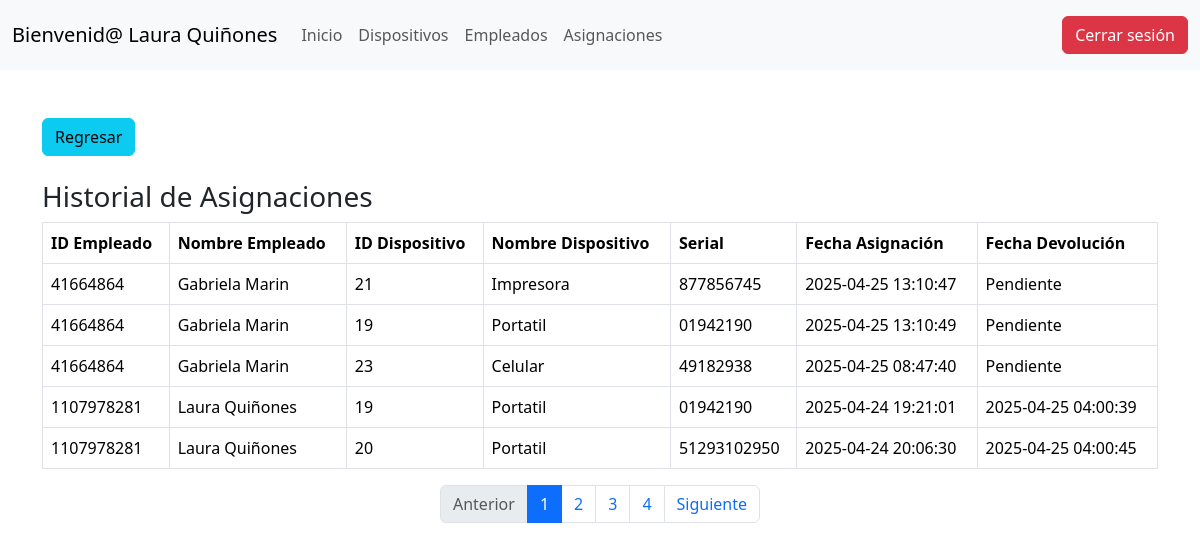
Page /admin/historial.php (signed in) on the committed database.
### tables this page shows
CREATE TABLE `usuarios` (
  `id` int(11) NOT NULL,
  `nombres` varchar(100) NOT NULL,
  `correo` varchar(100) NOT NULL,
  `contrasena` varchar(255) NOT NULL,
  `id_rol` int(3) NOT NULL,
  `nit` int(50) DEFAULT NULL
);

CREATE TABLE `asignaciones` (
  `id` int(11) NOT NULL,
  `dispositivo_id` int(11) NOT NULL,
  `id_empleado` int(11) NOT NULL,
  `fecha_asignacion` datetime DEFAULT NULL,
  `fecha_devolucion` datetime DEFAULT NULL
);

CREATE TABLE `dispositivos` (
  `id` int(11) NOT NULL,
  `nombre` varchar(100) NOT NULL,
  `marca` varchar(50) DEFAULT NULL,
  `modelo` varchar(50) DEFAULT NULL,
  `serial` varchar(100) DEFAULT NULL,
  `id_estado` int(3) DEFAULT NULL,
  `fecha_registro` date DEFAULT curdate(),
  `codigo_barra` varchar(100) NOT NULL,
  `nit` int(50) NOT NULL
);

### admin/historial.php (the view, shortened to what this page needs)
<?php
$conex = new database();
$con = $conex->connect();
$id = $_SESSION['doc'];
$nit_empresa = $_SESSION['nit_'];
$sql = $con->prepare("SELECT * FROM usuarios WHERE id = ?");
$sql->execute([$id]);
$user = $sql->fetch(PDO::FETCH_ASSOC);
$registrosPorPagina = 5;
$paginaActual = isset($_GET['pagina']) ? (int)$_GET['pagina'] : 1;
$offset = ($paginaActual - 1) * $registrosPorPagina;
$sqlTotal = $con->prepare("SELECT COUNT(*) FROM asignaciones a INNER JOIN usuarios u ON u.id = a.id_empleado WHERE u.nit = ?");
$sqlTotal->execute([$nit_empresa]);
$totalRegistros = $sqlTotal->fetchColumn();
$totalPaginas = ceil($totalRegistros / $registrosPorPagina);
$sqlHistorial = $con->prepare("
  SELECT
    u.id AS id_empleado,
    u.nombres AS nombre_empleado,
    d.id AS id_dispositivo,
    d.nombre AS nombre_dispositivo,
    d.serial,
    a.fecha_asignacion,
    a.fecha_devolucion
  FROM usuarios u
  INNER JOIN asignaciones a ON u.id = a.id_empleado
  INNER JOIN dispositivos d ON a.dispositivo_id = d.id
  WHERE u.nit = ?
  LIMIT ? OFFSET ?
");
$sqlHistorial->bindParam(1, $nit_empresa, PDO::PARAM_STR);
$sqlHistorial->bindParam(2, $registrosPorPagina, PDO::PARAM_INT);
$sqlHistorial->bindParam(3, $offset, PDO::PARAM_INT);
$sqlHistorial->execute();
$historial = $sqlHistorial->fetchAll(PDO::FETCH_ASSOC);
?>
<!DOCTYPE html>
<html lang="es">
<head>
  <link href="https://cdn.jsdelivr.net/npm/bootstrap@5.3.5/dist/css/bootstrap.min.css" rel="stylesheet">
</head>
<body>
<nav class="navbar navbar-expand-lg bg-body-tertiary">
  <div class="container-fluid">
    <a class="navbar-brand" href="#">Bienvenid@ <?php echo $user['nombres'] ?></a>
    <div class="collapse navbar-collapse" id="navbarText">
      <ul class="navbar-nav me-auto mb-2 mb-lg-0">
        <li class="nav-item"><a class="nav-link" href="index.php">Inicio</a></li>
        <li class="nav-item"><a class="nav-link" href="dispositivos.php">Dispositivos</a></li>
        <li class="nav-item"><a class="nav-link" href="empleados.php">Empleados</a></li>
        <li class="nav-item"><a class="nav-link" href="asignaciones.php">Asignaciones</a></li>
      </ul>
      <span class="navbar-text">
        <a href="../includes/exit.php"><button class="btn btn-danger">Cerrar sesión</button></a>
      </span>
    </div>
  </div>
</nav>
<div class="container my-5">
  <a href="asignaciones.php"><button class="btn btn-info mb-4">Regresar</button></a>
  <h3>Historial de Asignaciones</h3>
  <table class="table table-bordered">
    <thead>
      <tr>
        <th>ID Empleado</th>
        <th>Nombre Empleado</th>
        <th>ID Dispositivo</th>
        <th>Nombre Dispositivo</th>
        <th>Serial</th>
        <th>Fecha Asignación</th>
        <th>Fecha Devolución</th>
      </tr>
    </thead>
    <tbody>
      <?php foreach ($historial as $asignacion) { ?>
        <tr>
          <td><?php echo $asignacion['id_empleado']; ?></td>
          <td><?php echo $asignacion['nombre_empleado']; ?></td>
          <td><?php echo $asignacion['id_dispositivo']; ?></td>
          <td><?php echo $asignacion['nombre_dispositivo']; ?></td>
          <td><?php echo $asignacion['serial']; ?></td>
          <td><?php echo $asignacion['fecha_asignacion']; ?></td>
          <td><?php echo $asignacion['fecha_devolucion'] ? $asignacion['fecha_devolucion'] : 'Pendiente'; ?></td>
        </tr>
      <?php } ?>
    </tbody>
  </table>
  <nav>
  <ul class="pagination justify-content-center">
    <li class="page-item <?php echo ($paginaActual == 1) ? 'disabled' : ''; ?>">
      <a class="page-link" href="?pagina=<?php echo $paginaActual - 1; ?>">Anterior</a>
    </li>
    <?php for ($i = 1; $i <= $totalPaginas; $i++): ?>
      <li class="page-item <?php echo ($i === $paginaActual) ? 'active' : ''; ?>">
        <a class="page-link" href="?pagina=<?php echo $i; ?>"><?php echo $i; ?></a>
      </li>
    <?php endfor; ?>
    <li class="page-item <?php echo ($paginaActual == $totalPaginas) ? 'disabled' : ''; ?>">
      <a class="page-link" href="?pagina=<?php echo $paginaActual + 1; ?>">Siguiente</a>
    </li>
  </ul>
</nav>
</div>
</body>
</html>

### rows in the picture
usuarios: nombres "Laura Quiñones"
asignaciones: id_empleado "41664864", id_empleado.nombres "Gabriela Marin", dispositivo "21", dispositivo.nombre "Impresora", dispositivo.serial "877856745", fecha_asignacion "2025-04-25 13:10:47", shows "Pendiente"
asignaciones: id_empleado "41664864", id_empleado.nombres "Gabriela Marin", dispositivo "19", dispositivo.nombre "Portatil", dispositivo.serial "01942190", fecha_asignacion "2025-04-25 13:10:49", shows "Pendiente"
asignaciones: id_empleado "41664864", id_empleado.nombres "Gabriela Marin", dispositivo "23", dispositivo.nombre "Celular", dispositivo.serial "49182938", fecha_asignacion "2025-04-25 08:47:40", shows "Pendiente"
asignaciones: id_empleado "1107978281", id_empleado.nombres "Laura Quiñones", dispositivo "19", dispositivo.nombre "Portatil", dispositivo.serial "01942190", fecha_asignacion "2025-04-24 19:21:01", fecha_devolucion "2025-04-25 04:00:39"
asignaciones: id_empleado "1107978281", id_empleado.nombres "Laura Quiñones", dispositivo "20", dispositivo.nombre "Portatil", dispositivo.serial "51293102950", fecha_asignacion "2025-04-24 20:06:30", fecha_devolucion "2025-04-25 04:00:45"
